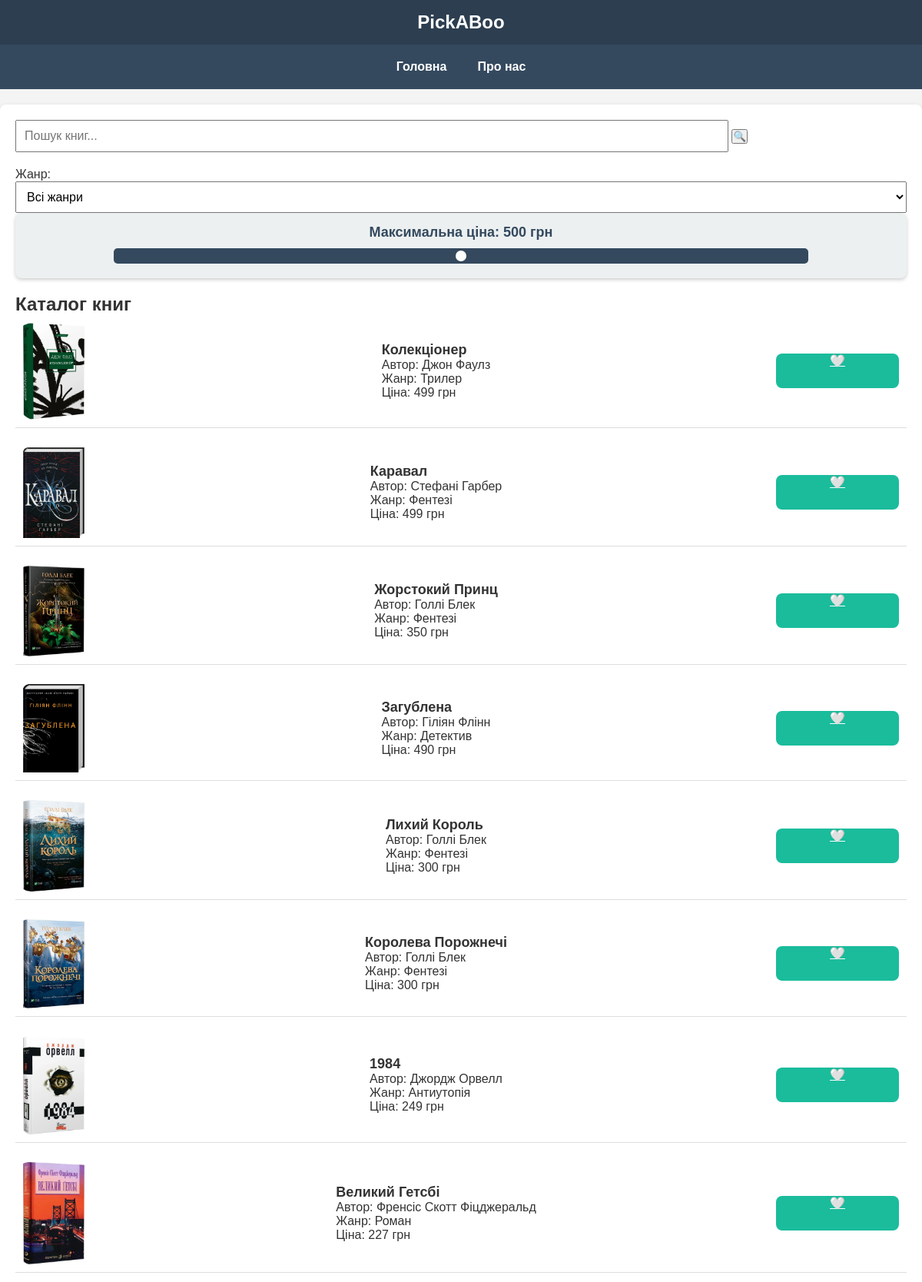
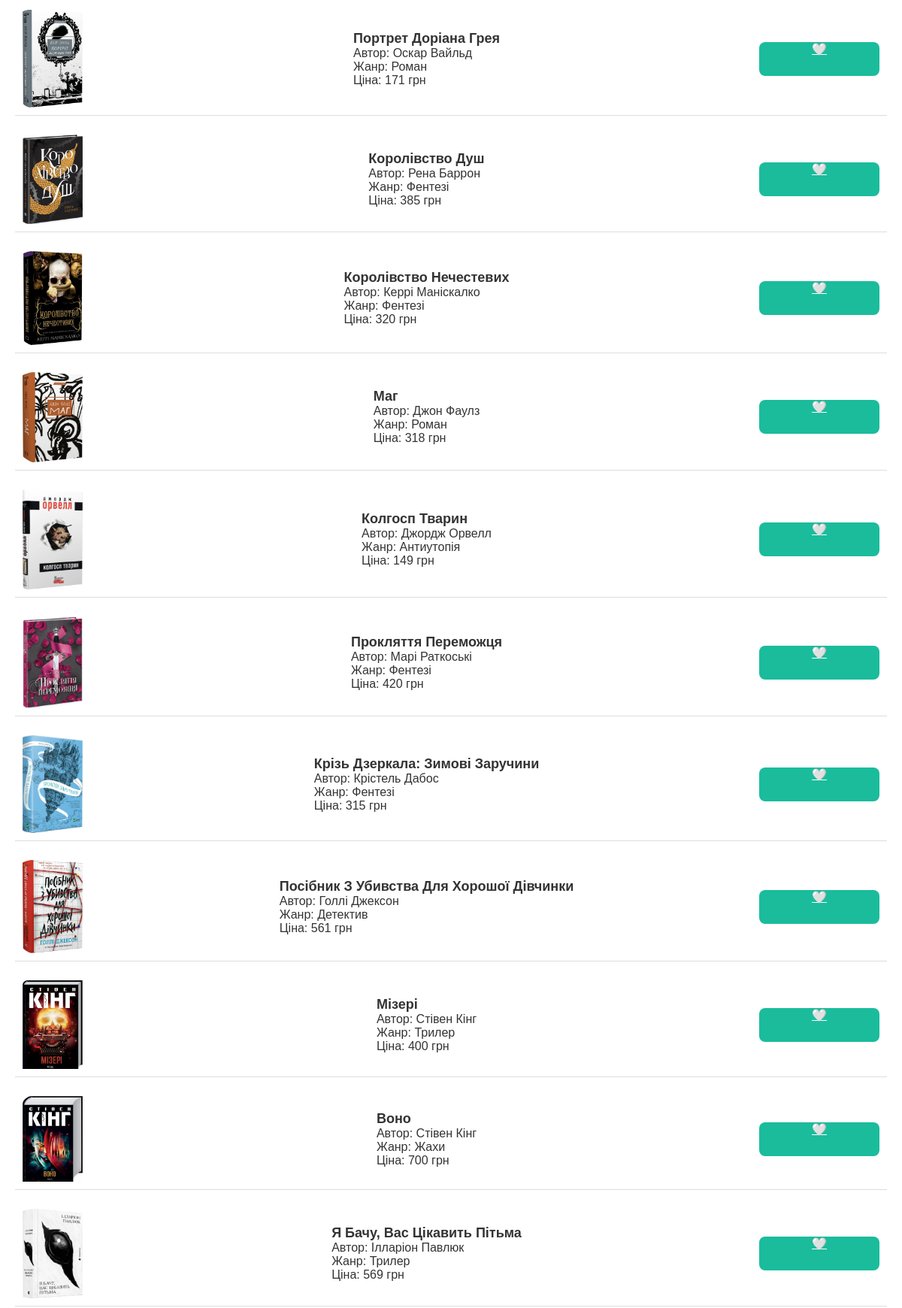
The page / (upper part) on the database its author committed (2 pictures, top to bottom).
### tables this page shows
CREATE TABLE book(
    id INTEGER NOT NULL PRIMARY KEY AUTOINCREMENT,
    title TEXT NOT NULL,
    authot VARCHAR NOT NULL,
    genre VARCHAR NOT NULL, 
    price DECIMAL NOT NULL, 
    description TEXT NOT NULL,
    cover VARCHAR
        
);

### app.py (the view)
@app.route("/")
def home():
    search_query = request.args.get("search", "")
    genre_filter = request.args.get("genre", "all")
    books = db.get_books()
    if search_query:
        books = [book for book in books if search_query.lower() in book[0].lower() or search_query.lower() in book[1].lower()]
    if genre_filter != "all":
        books = [book for book in books if book[3].lower() == genre_filter.lower()]
    return render_template("index.html", books=books, search_query=search_query, genre_filter=genre_filter)

### db_scripts.py (called while the page is built)
    def get_books(self):
        self.conn = sqlite3.connect(self.dbname)
        self.cursor = self.conn.cursor()
        self.cursor.execute("SELECT * FROM book")
        data = self.cursor.fetchall()
        self.conn.close()
        clean_data = [tuple(str(item) for item in row) for row in data]
        return clean_data

### templates/index.html (shortened to what this page needs)
<!DOCTYPE html>
<html lang="uk">
<head>
</head>
<body>
    <header>PickABoo</header>
    <nav>
        <a href="{{ url_for('home') }}">Головна</a>
        <a href="{{ url_for('about') }}">Про нас</a>
    </nav>
    <div class="container">
        <div class="search-bar">
            <form method="GET" action="/">
                <input type="text" name="search" placeholder="Пошук книг..." value="{{ search_query }}">
                <button type="submit">🔍</button>
            </form>
        </div>
        <div class="filters">
            <form method="GET" action="/">
                <label for="genre">Жанр:</label>
                <select name="genre" id="genre" onchange="this.form.submit()">
                    <option value="all" {% if genre_filter == "all" %}selected{% endif %}>Всі жанри</option>
                </select>
                <div class="price-filter">
                    <label for="price">Максимальна ціна: <span id="priceValue">500</span> грн</label>
                    <input type="range" id="price" name="price" min="0" max="1000" value="500" step="10"
                           oninput="document.getElementById('priceValue').textContent = this.value">
                </div>
        <h2>Каталог книг</h2>
        {% if books|length > 0 %}
        {% for book in books %}
        <div class="book" onclick="openModal('{{ book[1] }}', '{{ book[2] }}', '{{ book[3] }}', '{{ book[4] }}', '{{ book[5] }}')">
            <img src="{{ url_for('static', filename='img/' + book[6]) }}">
            <div>
                <h3>{{ book[1] }}</h3>
                <p>Автор: {{ book[2] }}</p>
                <p>Жанр: {{ book[3] }}</p>
                <p>Ціна: {{ book[4] }} грн</p>
            </div>
            <a href="{{url_for('order', book_id = book[0])}}" class="add-to-cart">🤍</a>
        </div>
    {% endfor %}
        {% else %}
        <p>Книг не знайдено.</p>
        {% endif %}
    </div>
</body>
</html>

### templates/index.html (style rules this page uses)
* { margin: 0; padding: 0; box-sizing: border-box; }
body { font-family: Arial, sans-serif; background-color: #f4f4f4; color: #333; }
header { background-color: #2c3e50; color: white; padding: 15px; text-align: center; font-size: 24px; font-weight: bold; }
nav { display: flex; justify-content: center; background-color: #34495e; padding: 10px; }
nav a { color: white; text-decoration: none; padding: 10px 20px; font-weight: bold; }
.container { max-width: 1200px; margin: 20px auto; padding: 20px; background: white; border-radius: 8px; box-shadow: 0px 4px 8px rgba(0, 0, 0, 0.2); }
.search-bar { margin-bottom: 20px; }
.search-bar input { width: 80%; padding: 10px; font-size: 16px; }
.filters { margin-bottom: 20px; }
.filters select, .filters input { padding: 10px; font-size: 16px; width: 100%; }
.book { display: flex; align-items: center; justify-content: space-between; margin-bottom: 15px; padding: 10px; border-bottom: 1px solid #ddd; }
.book img { width: 80px; height: auto; margin-right: 15px; }
.book h3 { margin: 0; font-size: 18px; }
.price-filter { margin-bottom: 20px; padding: 15px; background: #ecf0f1; border-radius: 8px; box-shadow: 0px 2px 5px rgba(0, 0, 0, 0.2); text-align: center; }
.price-filter label { font-size: 18px; font-weight: bold; color: #34495e; }
#price { width: 80%; margin-top: 10px; -webkit-appearance: none; appearance: none; height: 8px; border-radius: 5px; background: #34495e; outline: none; transition: 0.3s; }
.add-to-cart { width: 160px; height: 45px; text-align: center; font-size: 16px; background-color: #1abc9c; color: white; border: none; border-radius: 8px; cursor: pointer; font-weight: bold; transition: background-color 0.3s ease, transform 0.2s ease; }

### rows shown on the page
book: cover (picture), title "Колекціонер", authot "Джон Фаулз", genre "Трилер", price "499"
book: cover (picture), title "Каравал", authot "Стефані Гарбер", genre "Фентезі", price "499"
book: cover (picture), title "Жорстокий Принц", authot "Голлі Блек", genre "Фентезі", price "350"
book: cover (picture), title "Загублена", authot "Гіліян Флінн", genre "Детектив", price "490"
book: cover (picture), title "Лихий Король", authot "Голлі Блек", genre "Фентезі", price "300"
book: cover (picture), title "Королева Порожнечі", authot "Голлі Блек", genre "Фентезі", price "300"
book: cover (picture), title "1984", authot "Джордж Орвелл", genre "Антиутопія", price "249"
book: cover (picture), title "Великий Гетсбі", authot "Френсіс Скотт Фіцджеральд", genre "Роман", price "227"
book: cover (picture), title "Портрет Доріана Грея", authot "Оскар Вайльд", genre "Роман", price "171"
book: cover (picture), title "Королівство Душ", authot "Рена Баррон", genre "Фентезі", price "385"
book: cover (picture), title "Королівство Нечестевих", authot "Керрі Маніскалко", genre "Фентезі", price "320"
book: cover (picture), title "Маг", authot "Джон Фаулз", genre "Роман", price "318"
book: cover (picture), title "Колгосп Тварин", authot "Джордж Орвелл", genre "Антиутопія", price "149"
book: cover (picture), title "Прокляття Переможця", authot "Марі Раткоські", genre "Фентезі", price "420"
book: cover (picture), title "Крізь Дзеркала: Зимові Заручини", authot "Крістель Дабос", genre "Фентезі", price "315"
book: cover (picture), title "Посібник З Убивства Для Хорошої Дівчинки", authot "Голлі Джексон", genre "Детектив", price "561"
book: cover (picture), title "Мізері", authot "Стівен Кінг", genre "Трилер", price "400"
book: cover (picture), title "Воно", authot "Стівен Кінг", genre "Жахи", price "700"
book: cover (picture), title "Я Бачу, Вас Цікавить Пітьма", authot "Ілларіон Павлюк", genre "Трилер", price "569"
